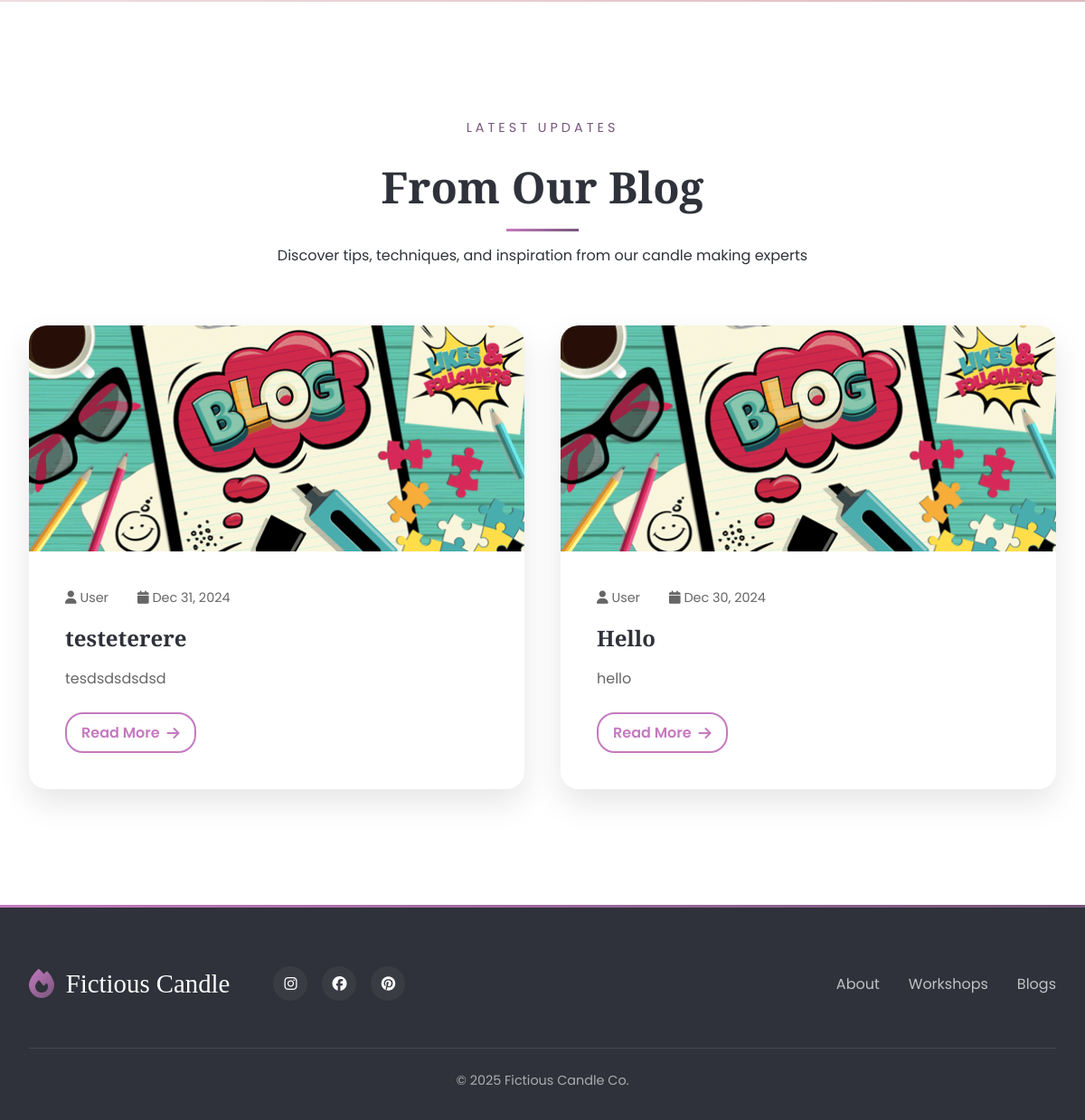
The app's page / (lower part), older data.
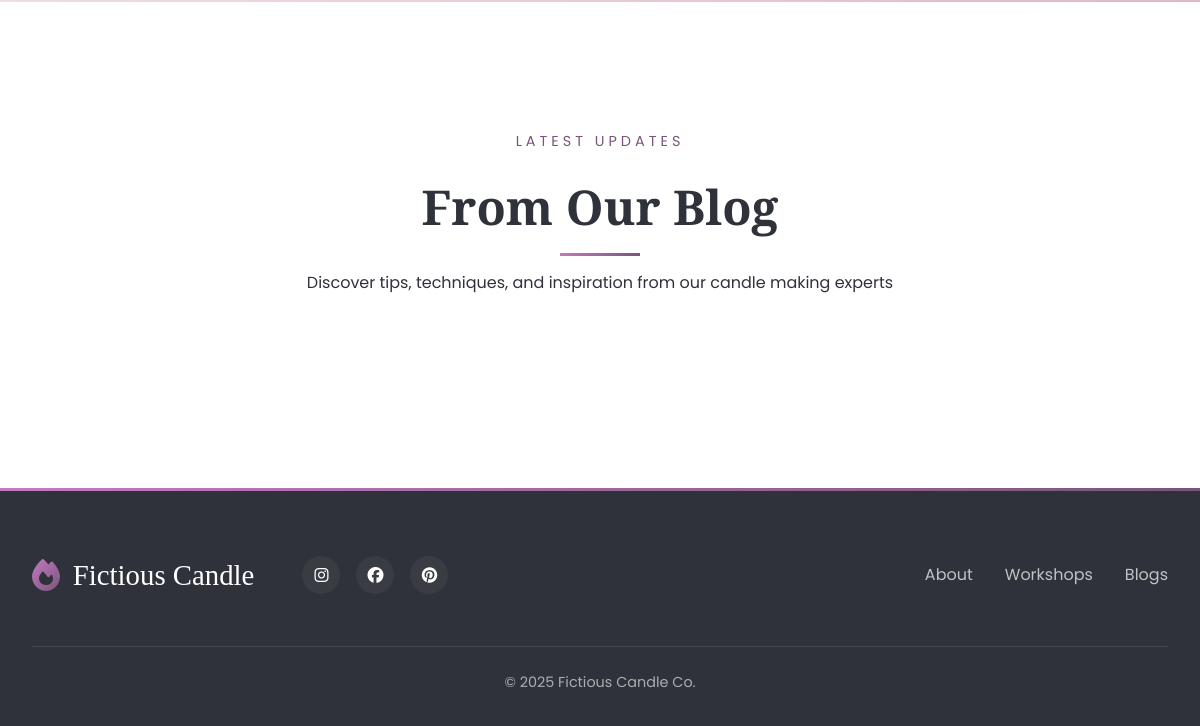
The same page, newer data.
### candle/models.py (models this page shows, shortened)
class Blogpost(models.Model):
    author = models.ForeignKey(
        User,
        on_delete=models.CASCADE,
        related_name='blogposts',
        related_query_name='blogpost'
    )
    title = models.CharField(max_length=255)
    content = models.TextField()
    published_date = models.DateTimeField(auto_now_add=True)
    thumbnail = models.ImageField(
        upload_to='blog_thumbnails/',
        null=True,
        blank=True,
        help_text='Featured image for the blog post'
    )
    class Meta:
        ordering = ("-published_date",)

### candle/views.py (the view)
# urls.py: path("",HomeView.as_view(),name="home"),
class HomeView(TemplateView):
    template_name = 'candle/home.html'

### candle/context_processors.py (called while the page is built)
def company_info(request):
    config = {
        "latest_blogs":Blogpost.objects.all()[:6],
        "latest_workshops":CandleWorkshop.objects.all()[:6]
    }
    try:
        config.update(Config.objects.first().as_dict())
    except Exception as e:
        pass
    return config

### candle/models.py (called while the page is built)
    def as_dict(self):
        return {
            'site_name': self.site_name or '',
            'site_title': self.site_title or '',
            'site_description': self.site_description or '',
            'facebook_url': self.facebook_url or '',
            'instagram_url': self.instagram_url or '',
            "pinterest_url": self.pinterest_url or ""
        }

    def get_remaining_seats(self):
        total_booked_seats = Booking.objects.filter(
            workshop=self,
            status__in=['confirmed', 'pending']
        ).aggregate(
            total=models.Sum('number_of_seats')
        )['total'] or 0
        return self.capacity - total_booked_seats

    @property
    def formatted_duration(self):
        return int(self.duration) if self.duration.is_integer() else self.duration

    def is_active(self):
        return self.date < timezone.now().date()

### candle/templates/candle/home.html (shortened to what this page needs)
{% extends "candle/base.html" %}
{% load static %}
{% block content %}
<section id="blog" class="blog">
    <div class="section-title">
        <span class="title-label">Latest Updates</span>
        <h2 class="title-main">From Our Blog</h2>
        <p>Discover tips, techniques, and inspiration from our candle making experts</p>
    </div>
    <div class="blog-grid">
        {% for blog in latest_blogs %}
        {% include 'candle/fragments/blog.html' %}
        {% endfor %}
    </div>
</section>
{% include 'candle/fragments/footer.html' %}
{% endblock content %}

### candle/templates/candle/fragments/blog.html
{% load static %}
<article class="blog-card">
    <div class="blog-image">
        {% if blog.thumbnail %}
        <img src="{{blog.thumbnail.url}}" alt="{{blog.title}}">
        {% else %}
        <img src="{% static 'candle/images/blog-default.png' %}" alt="{{blog.title}}">
        {% endif %}
    </div>
    <div class="blog-content">
        <div class="blog-meta">
            <span><i class="fas fa-user"></i> {{blog.author.get_full_name|default:"User"}} </span>
            <span><i class="fas fa-calendar"></i> {{blog.published_date|date:"M d, Y" }}</span>
        </div>
        <h3 class="blog-title">{{blog.title}}</h3>
        <p class="blog-excerpt">{{blog.content|striptags|truncatewords:20}}</p>
        <a href="{% url 'candle:blog_detail' blog.pk %}" class="read-more">
            Read More <i class="fas fa-arrow-right"></i>
        </a>
    </div>
</article>

Row changes from the older to the newer data that the page shows:
removed Blogpost: author.get_full_name "User", published_date "Dec 31, 2024", title "testeterere", content "tesdsdsdsdsd"
removed Blogpost: author.get_full_name "User", published_date "Dec 30, 2024", title "Hello", content "hello"
